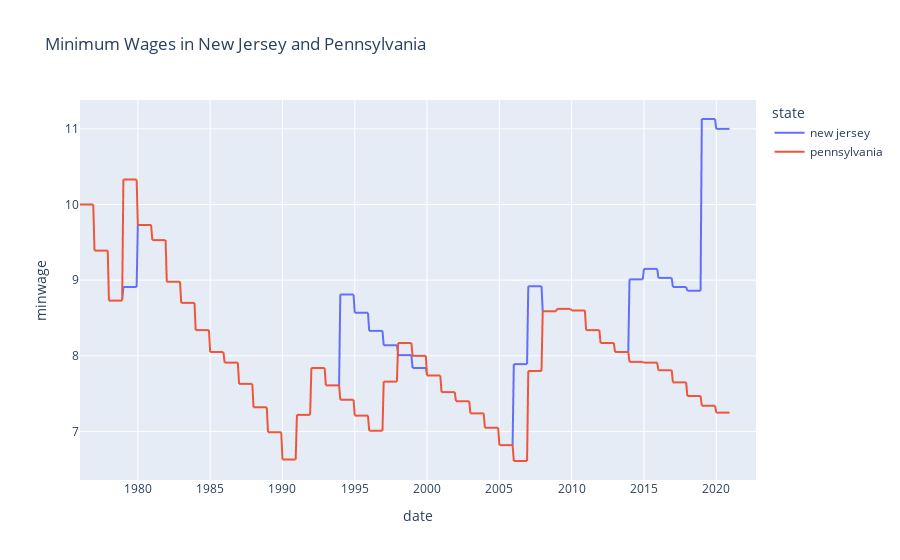

The notebook cell saved with this chart:
### Code cell
df_s=pd.read_csv('data/wk10/state_data.csv', parse_dates=['date']) # read in the state-level data
did=df_s[df_s['state'].isin(['pennsylvania', 'new jersey'])] # subset the data to only include pennsylvania and new jersey

px.line(did, x='date', y='minwage', color='state', title="Minimum Wages in New Jersey and Pennsylvania") # plot the minimum wage over time

### Figure 1 — Plotly figure (JSON) as saved in the notebook; plotly's stock layout.template omitted (floating-point values rounded to 4 significant figures; data arrays with more than 128 entries replaced by an {"elided": "..."} marker saying what was removed)
{"data": [{"hovertemplate": "state=new jersey<br>date=%{x}<br>minwage=%{y}<extra></extra>", "legendgroup": "new jersey", "line": {"color": "#636efa", "dash": "solid"}, "marker": {"symbol": "circle"}, "mode": "lines", "name": "new jersey", "showlegend": true, "type": "scattergl", "x": {"elided": "562 str values"}, "xaxis": "x", "y": {"elided": "562 float values"}, "yaxis": "y"}, {"hovertemplate": "state=pennsylvania<br>date=%{x}<br>minwage=%{y}<extra></extra>", "legendgroup": "pennsylvania", "line": {"color": "#EF553B", "dash": "solid"}, "marker": {"symbol": "circle"}, "mode": "lines", "name": "pennsylvania", "showlegend": true, "type": "scattergl", "x": {"elided": "562 str values"}, "xaxis": "x", "y": {"elided": "562 float values"}, "yaxis": "y"}], "layout": {"legend": {"title": {"text": "state"}, "tracegroupgap": 0}, "title": {"text": "Minimum Wages in New Jersey and Pennsylvania"}, "xaxis": {"anchor": "y", "domain": [0, 1], "title": {"text": "date"}}, "yaxis": {"anchor": "x", "domain": [0, 1], "title": {"text": "minwage"}}}}
